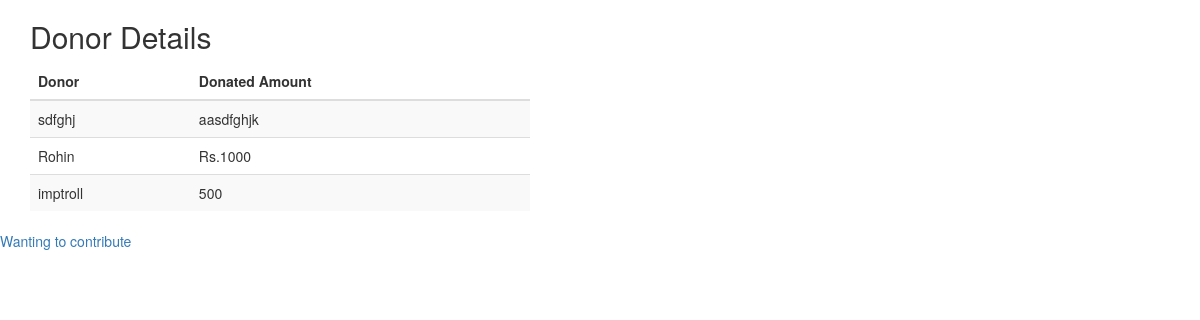
/donors/, run on an earlier commit of the app's database.
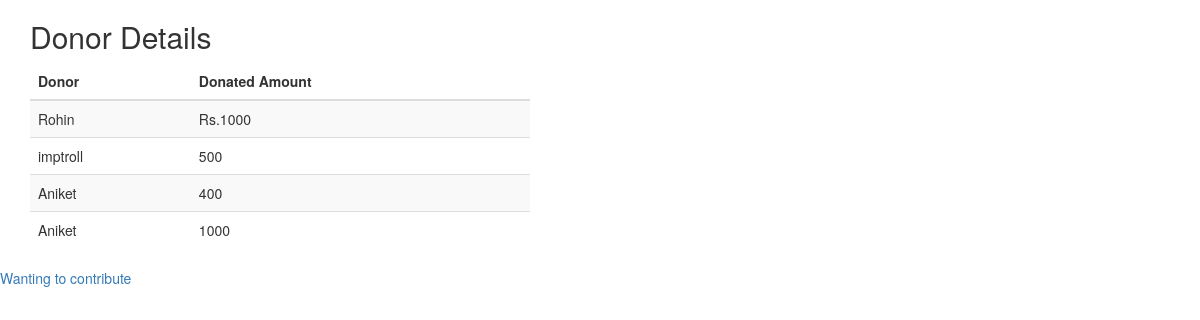
And on a later commit of the database.
### donors/models.py (models this page shows, shortened)
class donor(models.Model):
	name=models.CharField(max_length=200)
	amount=models.CharField(max_length=200)

### donors/views.py (the view)
# urls.py: path('donors/',donors.views.index,name='index'),
def index(request):
	list=donor.objects.order_by('-amount')
	context={'list': list}
	return render(request,'donors/index.html',context)

### donors/templates/donors/index.html (shortened to what this page needs)
<!DOCTYPE html>
<html lang="en">
<head>
  <link rel="stylesheet" href="https://maxcdn.bootstrapcdn.com/bootstrap/3.3.7/css/bootstrap.min.css">
</head>
<body>
	<div class="container"  >
  <h2>Donor Details</h2>
  <table class="table table-striped  table-hover" style="width: 500px">
    <thead>
      <tr>
        <th>Donor</th>
        <th>Donated Amount</th>
      </tr>
    </thead>
    <tbody>
{% for donor in list %}
      <tr>
        <td>{{donor.name}}</td>
        <td>{{donor.amount}}</td>
      </tr>
{% endfor %}
</tbody>
  </table>
</div>
<a href="{% url 'donate' %}">Wanting to contribute</a>
</body>
</html>

What changed in the data, as far as the page shows it:
removed donor: name "sdfghj", amount "aasdfghjk"
added donor: name "Aniket", amount "400"
added donor: name "Aniket", amount "1000"
